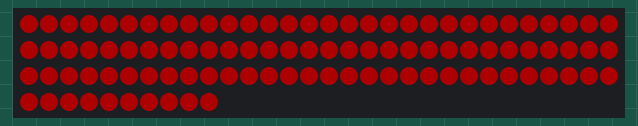
This program was run on a simulated CircuitPython board. Parts: 100 RGB LEDs in strip order, left to right, continuing on the next row. Dim RGB values are drawn brighter than linear.

Above: at 0.1 s.

The program:

practice10.py
```python
import time, random
import board
import neopixel

pixel_pin = board.D18
num_pixels = 100
ORDER = neopixel.GRB
sleepTime = 1

pixels = neopixel.NeoPixel(
    pixel_pin, num_pixels, brightness=0.2, auto_write=False, pixel_order=ORDER
)

pixels.fill((0, 0, 0))
pixels.show()

while True:
    pixels.fill((255, 0, 0)) # green
    pixels.show()
    time.sleep(sleepTime)
    pixels.fill((0, 0, 0)) # turn off all LEDs
    pixels.show()
    time.sleep(sleepTime)
```
